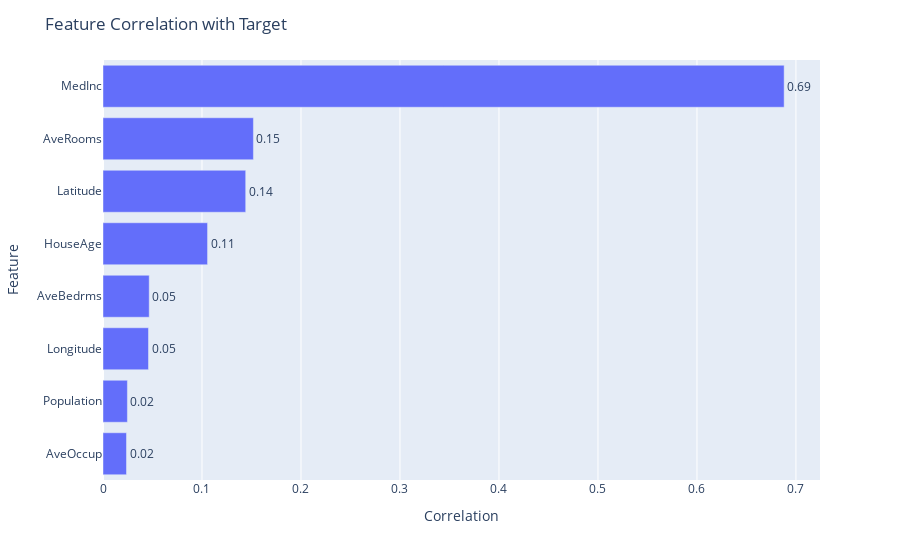

Notebook code for this chart:
### Code cell
# Plot Absolute Correlation in Ascending Order of Correlation with Target with values written on top of bars
import plotly.express as px
fig = px.bar(correlation['target'].abs().filter(X.columns).sort_values(ascending=True), orientation='h', text_auto="0.2f")
fig.update_layout(title='Feature Correlation with Target')
fig.update_layout(xaxis_title='Correlation')
fig.update_layout(yaxis_title='Feature')
fig.update_traces(textfont_size=12, textangle=0, textposition="outside", cliponaxis=False)
# LEGEND OFF
fig.update_layout(showlegend=False)
fig.show()

### Figure 1 — Plotly figure (JSON) as saved in the notebook; plotly's stock layout.template omitted (floating-point values rounded to 4 significant figures)
{"data": [{"alignmentgroup": "True", "cliponaxis": false, "hovertemplate": "variable=target<br>value=%{x}<br>index=%{y}<extra></extra>", "legendgroup": "target", "marker": {"color": "#636efa", "pattern": {"shape": ""}}, "name": "target", "offsetgroup": "target", "orientation": "h", "showlegend": true, "textangle": 0, "textfont": {"size": 12}, "textposition": "outside", "texttemplate": "%{x:0.2f}", "type": "bar", "x": [0.02374, 0.02465, 0.04597, 0.0467, 0.1056, 0.1442, 0.1519, 0.6881], "xaxis": "x", "y": ["AveOccup", "Population", "Longitude", "AveBedrms", "HouseAge", "Latitude", "AveRooms", "MedInc"], "yaxis": "y"}], "layout": {"barmode": "relative", "legend": {"title": {"text": "variable"}, "tracegroupgap": 0}, "margin": {"t": 60}, "showlegend": false, "title": {"text": "Feature Correlation with Target"}, "xaxis": {"anchor": "y", "domain": [0, 1], "title": {"text": "Correlation"}}, "yaxis": {"anchor": "x", "domain": [0, 1], "title": {"text": "Feature"}}}}
